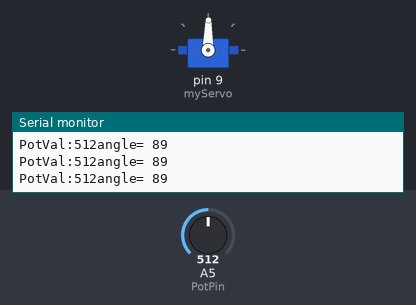
Bench run of a sketch on a simulated Arduino Uno, built with avr-gcc and run on an emulated ATmega328P. On the bench: servo, the last lines printed to the serial monitor. Inputs (shaded band) come from the test bench; at power-on: A5 (PotPin) = 512.

Above: at 1.2 s.
1.3 s: A5 (PotPin) set to 105
At 2.5 s:
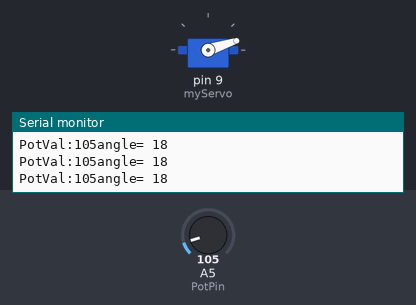
2.8 s: A5 (PotPin) set to 91
At 3.8 s:
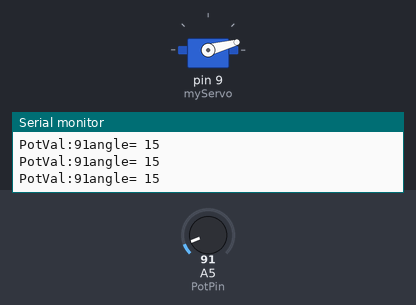
5.8 s: A5 (PotPin) set to 716
At 7.0 s:
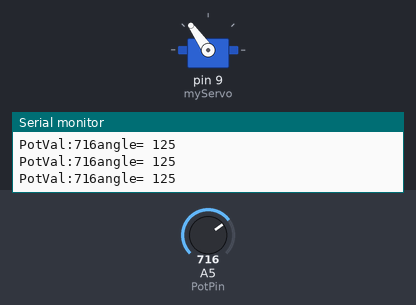
7.3 s: A5 (PotPin) set to 983
At 8.5 s:
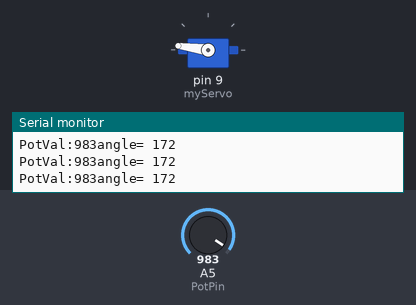
8.8 s: A5 (PotPin) set to 1010
At 9.4 s:
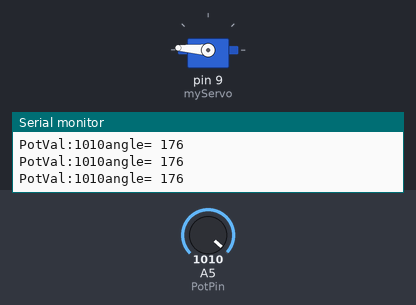
11.8 s: A5 (PotPin) set to 511
At 12.2 s:
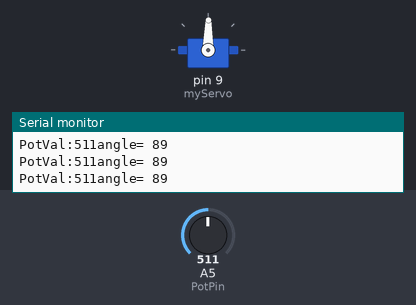
Timing chart, 0 to 14.3 s (numbered marks = the images above; inputs shaded):
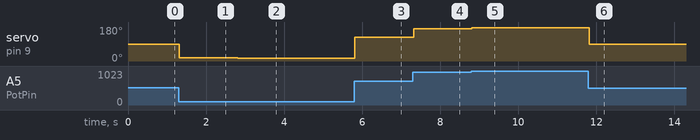

Measured:
- after the input at 1.3 s, servo on pin 9 (myServo): 89° → 18° at once
- after the input at 2.8 s, servo on pin 9 (myServo): 18° → 15° at once
- after the input at 5.8 s, servo on pin 9 (myServo): 15° → 125° at once
- after the input at 7.3 s, servo on pin 9 (myServo): 125° → 172° at once
- after the input at 8.8 s, servo on pin 9 (myServo): 172° → 176° at once
- after the input at 11.8 s, servo on pin 9 (myServo): 176° → 89° at once

The sketch:

5.ino
```cpp
// Uso de potenciometro y señales analógicas
#include<Servo.h>

Servo myServo;
int const PotPin=A5;
int PotVal;
int angle;

void setup(){
  myServo.attach(9);
  Serial.begin(9600);
}

void loop(){
  PotVal=analogRead(PotPin);
  Serial.print("PotVal:");
  Serial.print(PotVal);
  angle=map(PotVal,0,1023,0,179);
  Serial.print ("angle= ");
  Serial.println (angle);
  myServo.write(angle);
  delay (15);
}
```
